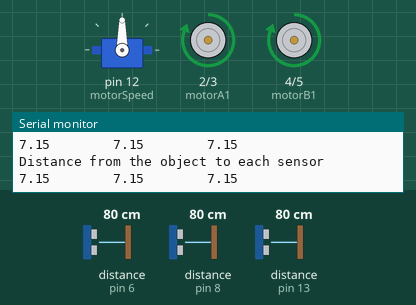
This sketch was run on a simulated Arduino Uno, built with avr-gcc and run on an emulated ATmega328P. On the bench: servo, motor-driver pin pairs drawn as motors (green arrow = first pin HIGH = forward, orange = second pin HIGH = backward, longer = more drive), the last lines printed to the serial monitor. Wiring (inferred from the names in the program): 3 × ultrasonic range finder: trigger pin 7, echo pin 6 / trigger pin 9, echo pin 8 / trigger pin 10, echo pin 13. The test bench sets the inputs (shaded band); at power-on: distance to the obstacle (sensors on pin 6, pin 8, pin 13) 80 cm. The echo pulse lasts 58.3 µs per cm.

Above: at 2.8 s.
2.9 s: distance to the obstacle (sensor on pin 6) set to 83 cm
At 5.0 s:
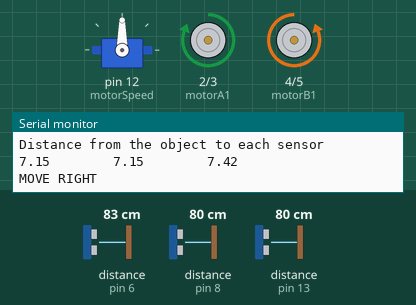
8.9 s: distance to the obstacle (sensor on pin 8) set to 120 cm
At 10.5 s:
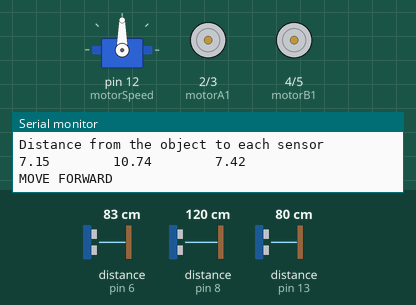
14.9 s: distance to the obstacle (sensor on pin 13) set to 250 cm
At 17.8 s:
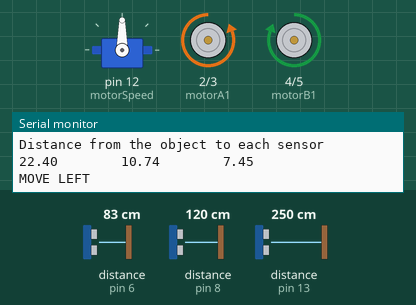
20.9 s: distance to the obstacle (sensor on pin 6) set to 250 cm
At 23.7 s:
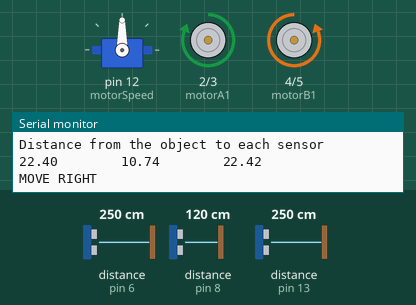
26.0 s: distance to the obstacle (sensor on pin 6) set to 2 cm
At 27.9 s:
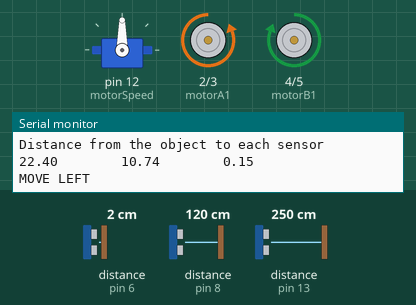
32.0 s: distance to the obstacle (sensor on pin 8) set to 250 cm
At 33.5 s:
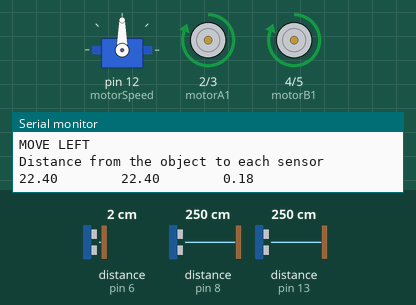
Timing chart, 0 to 35.0 s (numbered marks = the images above; inputs shaded):
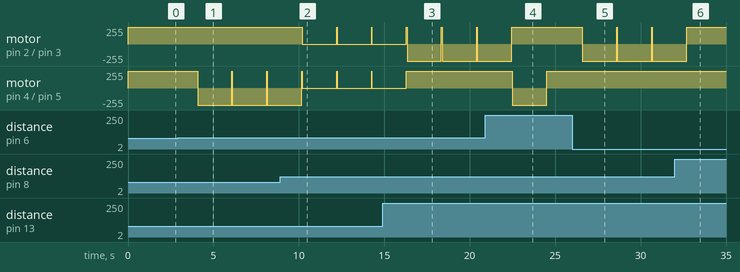

The sketch:

obstacle_avoidance_robot.ino
```cpp
#include <servo.h>
#include <NewPing.h>
int echoPinRight = 6;         // PIN 6 TO RECEIVE ECHO FROM RIGHT SENSOR
int trigerPinRight = 7;       // PIN 7 TO TRIGER THE RIGHT SENSOR
int echoPinMiddle = 8;        // PIN 8 TO RECEIVE ECHO FROM MIDDLE SENSOR
int trigerPinMiddle = 9;      // PIN 9 TO TRIGER THE MIDDLE SENSOR
int echoPinLeft = 13;         // PIN 13 TO RECEIVE ECHO FROM LEFT SENSOR
int trigerPinLeft = 10;       // PIN 10 TO TRIGER THE LEFT SENSOR
int motorA1 = 2;              // PIN 2 FOR CONTROLLING MOTOR A1
int motorA2 = 3;              // PIN 3 FOR CONTROLLING MOTOR A2
int motorB1 = 4;              // PIN 4 FOR CONTROLLING MOTOR B1
int motorB2 = 5;              // PIN 4 FOR CONTROLLING MOTOR B1
const int motorSpeed = 12;          // ARDUINO PWM PIN 11 TO CONTROL MOTORS SPEED
double echoValueright, echoValuemiddle, echoValueleft;
// INITIALIZING VARIABLE TO RECEIVE ECHO FROM THE SENSORS
float cmRight, cmMiddle, cmLeft;
Servo myservo;
 // INITIALIZING VARIABLES TO STORE DISTANCE MEASURED OF SENSORS IN CENTIMETERS
void setup()
{
  Serial.begin(9600);                                     // STARTING SERIAL COMMUNICATION TO PRINT VALUES RECEIVED BY SENSOR ON SERIAL MONITER
  myservo.attach(12);
  pinMode(echoPinLeft, INPUT);                           // SETTING ARDUINO PIN AS INPUT
  pinMode(trigerPinLeft, OUTPUT);                       // SETTING ARDUINO PIN AS OUTPUT
  pinMode(echoPinMiddle, INPUT);                        // SETTING ARDUINO PIN AS INPUT
  pinMode(trigerPinMiddle, OUTPUT);                    // SETTING ARDUINO PIN AS OUTPU
  pinMode(echoPinRight, INPUT);                        // SETTING ARDUINO PIN AS INPUT
  pinMode(trigerPinRight, OUTPUT);                     // SETTING ARDUINO PIN AS OUTPU
  pinMode(motorSpeed, OUTPUT);          // SETTING ARDUINO PIN AS OUTPUT TO CONTROL MOTOR SPEED
  pinMode(motorA1, OUTPUT);
  pinMode(motorA2, OUTPUT);
  pinMode(motorB1, OUTPUT);
  pinMode(motorB2, OUTPUT);

  }
void loop()
{
  float cmR, cmM, cmL;                                      // INITIALIZING VARIABLES TO STORE DISTANCE OBTAINED FROM SENSORS IN CM
  int maxRange = 40;                                        // SETTING MAX RANGE
  //analogWrite(motorSpeed, 50);                              // SETTING MOTORS SPEED YOU CAN SET SPEED BETWEEN 0-255
  digitalWrite(motorA1, HIGH);
  digitalWrite(motorA2, LOW);
  digitalWrite(motorB1, HIGH);
  digitalWrite(motorB2, LOW);


  cmR = sensorRight();
  cmM = sensorMiddle();
  cmL = sensorLeft();
   Serial.println();
   Serial.println("Distance from the object to each sensor");
  Serial.println();
  Serial.print(cmL);
  Serial.print("        ");
  Serial.print(cmM);
  Serial.print("        ");
  Serial.print(cmR);
   if ((cmM > maxRange) )
  {
    digitalWrite(motorA1,HIGH);
    digitalWrite(motorA2, HIGH);
    digitalWrite(motorB1, HIGH);
    digitalWrite(motorB2, HIGH);
    Serial.println();
    Serial.println("MOVE FORWARD");
  }
  if ((cmR < maxRange) && (cmL > maxRange) && (cmM < maxRange) )
  {
    digitalWrite(motorA1,LOW);
    digitalWrite(motorA2, HIGH);
    digitalWrite(motorB1, HIGH);
    digitalWrite(motorB2, LOW);
    Serial.println();
    Serial.println("MOVE LEFT");
  }
  else if ((cmR > maxRange) && (cmL < maxRange) && (cmM < maxRange) )
  {
    digitalWrite(motorA1, HIGH);
    digitalWrite(motorA2, LOW);
    digitalWrite(motorB1, LOW);
    digitalWrite(motorB2, HIGH);
     Serial.println();
Serial.println("MOVE RIGHT");
  }
    else if ((cmR < maxRange) && (cmL < maxRange) && (cmM < maxRange) )
  {
  if (cmR>cmL && cmR>cmM)
  {
      digitalWrite(motorA1, HIGH);
      digitalWrite(motorA2, LOW);
      digitalWrite(motorB1, LOW);
      digitalWrite(motorB2, HIGH);
       Serial.println();
Serial.println("MOVE RIGHT");
    }
   else if (cmR<cmL && cmL>cmM)
  {
      digitalWrite(motorA1, LOW);
      digitalWrite(motorA2, HIGH);
      digitalWrite(motorB1, HIGH);
      digitalWrite(motorB2, LOW);
       Serial.println();
    Serial.println("MOVE LEFT");
    }
    else if(cmM>cmR && cmM>cmL)
    {
      digitalWrite(motorA1, HIGH);
      digitalWrite(motorA2, HIGH);
      digitalWrite(motorB1, HIGH);
      digitalWrite(motorB2, HIGH);
       Serial.println();
    Serial.println("MOVE FORWARD");
    }
    else if (cmM == cmR == cmL )
     {
      digitalWrite(motorA1, LOW);
      digitalWrite(motorA2, LOW);
      digitalWrite(motorB1, LOW);
      digitalWrite(motorB2, LOW);
       Serial.println();
    Serial.println("STOP");
    }
    }
     else if ((cmR > maxRange) && (cmL > maxRange) && (cmM < maxRange) )
  {
     if (cmL > cmR)
    {
      digitalWrite(motorA1, LOW);
      digitalWrite(motorA2, HIGH);
      digitalWrite(motorB1, HIGH);
      digitalWrite(motorB2, LOW);
      Serial.println();
Serial.println("MOVE LEFT");
    }
    else if (cmR > cmL)
    {
      digitalWrite(motorA1, HIGH);
      digitalWrite(motorA2, LOW);
      digitalWrite(motorB1, LOW);
      digitalWrite(motorB2, HIGH);
            Serial.println();
Serial.println("MOVE RIGHT");
    }
    }
  delay(2000);
}
float sensorRight()               // FUUNCTION TO OPERATE RIGHT SENSOR
{
  digitalWrite(trigerPinRight, LOW);
  delayMicroseconds(2);
  digitalWrite(trigerPinRight, HIGH);
  delayMicroseconds(10);
  digitalWrite(trigerPinRight, LOW);
  echoValueright = pulseIn(echoPinRight, HIGH);
  cmRight = echoValueright / 650;
  //inchesRight=cmRight/2.54;
  //Serial.print(cmRight);
  return (cmRight);
}
float sensorMiddle()              // FUNCTION TO OPERATE MIDDLE SENSOR
{
  digitalWrite(trigerPinMiddle, LOW);
  delayMicroseconds(2);
  digitalWrite(trigerPinMiddle, HIGH);
  delayMicroseconds(10);
  digitalWrite(trigerPinMiddle, LOW);
  echoValuemiddle = pulseIn(echoPinMiddle, HIGH);
  cmMiddle = echoValuemiddle / 650;

  //inchesMiddle=cmMiddle/2.54;
  //Serial.print(cmMiddle);
  return (cmMiddle);
}
float sensorLeft()              // FUNCTION TO OPERATE LETT SENSOR
{
  digitalWrite(trigerPinLeft, LOW);
  delayMicroseconds(2);
  digitalWrite(trigerPinLeft, HIGH);
  delayMicroseconds(10);
  digitalWrite(trigerPinLeft, LOW);
  echoValueleft = pulseIn(echoPinLeft, HIGH);
  cmLeft = echoValueleft / 650;
  //inchesLeft=cmLeft/2.54;
  //Serial.print(cmLeft);
  return (cmLeft);
}
```

Measured:
- the behaviour switches between 80 and 81 cm on distance to the obstacle (sensor on pin 6) (found by bisection; images 0 and 1)
- after the input at 2.9 s, motor on pin 4 (motorB1) / pin 5 (motorB2): forward 255/255 → backward 255/255 after 1.2 s
- after the input at 8.9 s, motor on pin 2 (motorA1) / pin 3 (motorA2): forward 255/255 → stopped after 1.3 s
- after the input at 14.9 s, motor on pin 4 (motorB1) / pin 5 (motorB2): goes on until 16.3 s, then stays forward 255/255
- after the input at 20.9 s, motor on pin 2 (motorA1) / pin 3 (motorA2): goes on until 22.5 s, then stays forward 255/255; motor on pin 4 (motorB1) / pin 5 (motorB2): forward 255/255 → backward 255/255 after 1.6 s, → forward 255/255 2.0 s later
- after the input at 26.0 s, motor on pin 2 (motorA1) / pin 3 (motorA2): forward 255/255 → backward 255/255 after 0.60 s
- after the input at 32.0 s, motor on pin 2 (motorA1) / pin 3 (motorA2): goes on until 32.7 s, then stays forward 255/255
